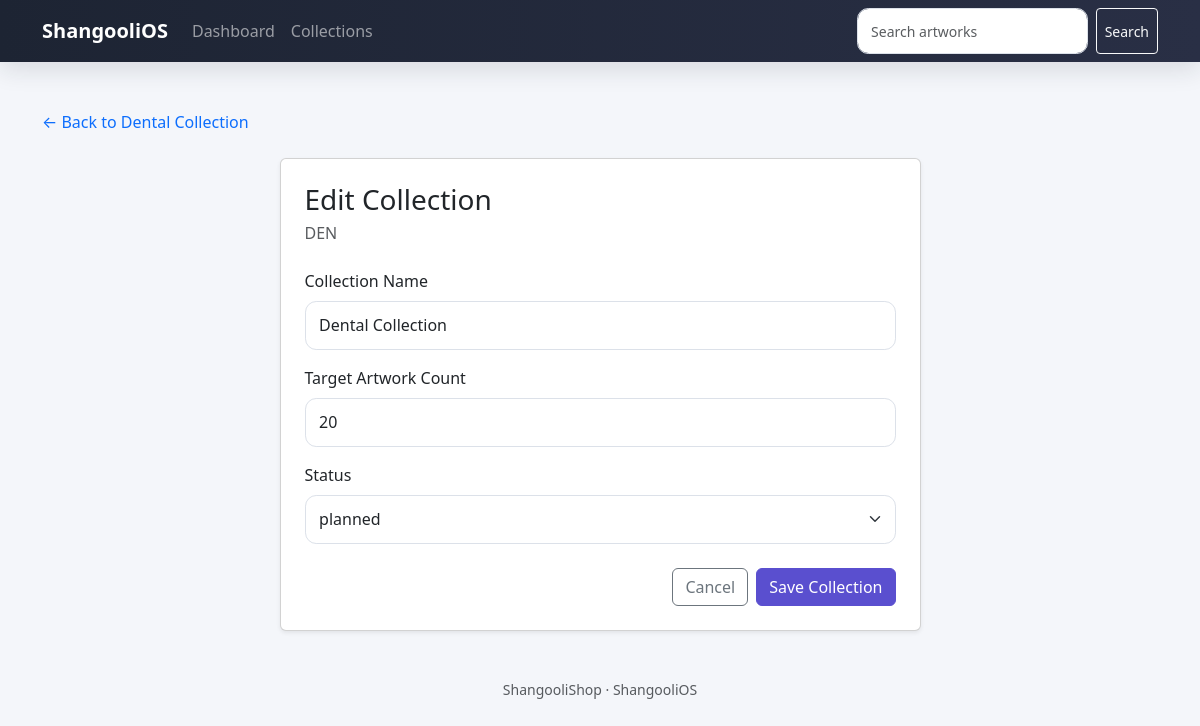
Page /collections/DEN/edit on the committed database.
### tables this page shows
CREATE TABLE collections (
    id INTEGER PRIMARY KEY AUTOINCREMENT,
    brand_id INTEGER,
    code TEXT NOT NULL UNIQUE,
    name TEXT NOT NULL UNIQUE,
    collection_type TEXT NOT NULL,
    vertical TEXT NOT NULL,
    target_artwork_count INTEGER,
    status TEXT NOT NULL DEFAULT 'planned',
    notes TEXT,
    created_at TEXT NOT NULL DEFAULT CURRENT_TIMESTAMP,
    updated_at TEXT NOT NULL DEFAULT CURRENT_TIMESTAMP,

    FOREIGN KEY (brand_id)
        REFERENCES brands(id)
);

### web/app.py (the view)
@app.get("/collections/{collection_code}/edit")
def edit_collection_form(request: Request, collection_code: str):
    collection, _, _ = get_collection(collection_code)
    if collection is None:
        raise HTTPException(status_code=404, detail="Collection not found")
    return templates.TemplateResponse(
        request=request,
        name="edit_collection.html",
        context={"collection": collection},
    )

### web/templates/edit_collection.html (shortened to what this page needs)
{% extends "base.html" %}
{% block content %}
<div class="mb-4">
    <a
        href="/collections/{{ collection['code'] }}"
        class="text-decoration-none"
    >
        ← Back to {{ collection["name"] }}
    </a>
</div>
<div class="row justify-content-center">
    <div class="col-lg-7">
        <div class="card shadow-sm">
            <div class="card-body p-4">
                <h1 class="h3 mb-1">Edit Collection</h1>
                <p class="text-muted mb-4">
                    {{ collection["code"] }}
                </p>
                <form
                    method="post"
                    action="/collections/{{ collection['code'] }}/edit"
                >
                    <div class="mb-3">
                        <label for="name" class="form-label">
                            Collection Name
                        </label>
                        <input
                            id="name"
                            name="name"
                            type="text"
                            class="form-control"
                            value="{{ collection['name'] }}"
                            required
                        >
                    </div>
                    <div class="mb-3">
                        <label
                            for="target_artwork_count"
                            class="form-label"
                        >
                            Target Artwork Count
                        </label>
                        <input
                            id="target_artwork_count"
                            name="target_artwork_count"
                            type="number"
                            class="form-control"
                            min="0"
                            value="{{ collection['target_artwork_count'] or 0 }}"
                        >
                    </div>
                    <div class="mb-4">
                        <label
                            for="collection_status"
                            class="form-label"
                        >
                            Status
                        </label>
                        <select
                            id="collection_status"
                            name="collection_status"
                            class="form-select"
                        >
                            {% for option in [
                                "planned",
                                "active",
                                "complete",
                                "paused"
                            ] %}
                            <option
                                value="{{ option }}"
                                {% if collection["status"] == option %}selected{% endif %}
                            >
                                {{ option }}
                            </option>
                            {% endfor %}
                        </select>
                    </div>
                    <div class="d-flex justify-content-end gap-2">
                        <a
                            href="/collections/{{ collection['code'] }}"
                            class="btn btn-outline-secondary"
                        >
                            Cancel
                        </a>
                        <button type="submit" class="btn btn-primary">
                            Save Collection
                        </button>
                    </div>
                </form>
            </div>
        </div>
    </div>
</div>
{% endblock %}

### web/static/style.css (style rules this page uses)
:root { --ink: #172033; --muted: #6f7787; --surface: #ffffff; --page: #f4f6fa; --border: #e5e9f0; --brand: #5a4fcf; --brand-dark: #453bb3; }
body { background: var(--page); color: var(--ink); min-height: 100vh; }
.form-control, .form-select { border-color: #dce1e9; border-radius: 0.7rem; padding: 0.72rem 0.85rem; }
.btn-primary { background: var(--brand); border-color: var(--brand); }

### rows in the picture
collections: name "Dental Collection", code "DEN", target_artwork_count "20", collection_status "planned"
